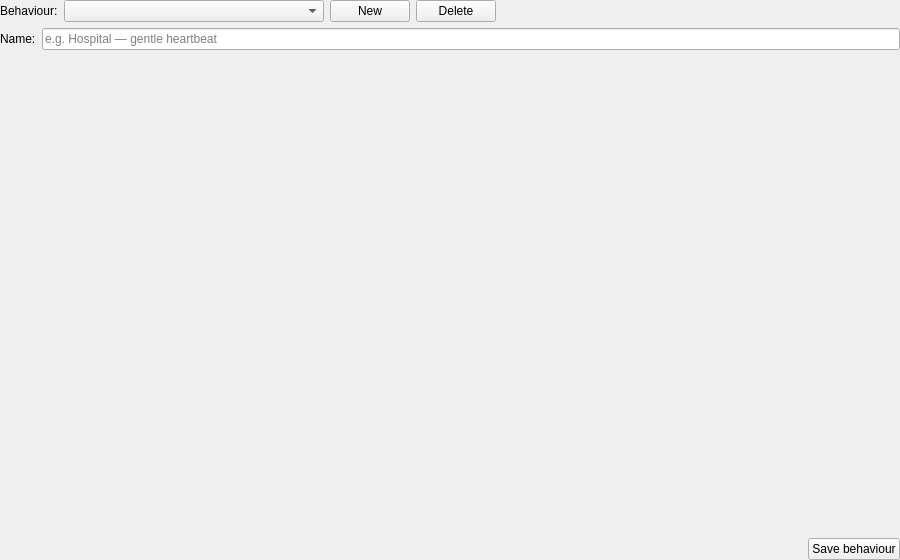
<?xml version="1.0" encoding="UTF-8"?>
<ui version="4.0">
 <class>BehaviorEditorPanel</class>
 <widget class="QWidget" name="BehaviorEditorPanel">
  <property name="geometry">
   <rect><x>0</x><y>0</y><width>900</width><height>560</height></rect>
  </property>
  <layout class="QVBoxLayout" name="verticalLayout">
   <property name="leftMargin"><number>0</number></property>
   <property name="topMargin"><number>0</number></property>
   <property name="rightMargin"><number>0</number></property>
   <property name="bottomMargin"><number>0</number></property>
   <item>
    <layout class="QHBoxLayout" name="top_row">
     <item>
      <widget class="QLabel" name="behaviour_label">
       <property name="text"><string>Behaviour:</string></property>
      </widget>
     </item>
     <item>
      <widget class="QComboBox" name="behaviorCombo">
       <property name="whatsThis"><string>A saved block program from the database. Pick one to load its blocks, or choose "New behaviour…" to start from scratch.</string></property>
       <property name="minimumSize">
        <size><width>260</width><height>0</height></size>
       </property>
      </widget>
     </item>
     <item>
      <widget class="QPushButton" name="newButton">
       <property name="text"><string>New</string></property>
       <property name="whatsThis"><string>Start a fresh, empty block program. Nothing is saved until you press Save.</string></property>
      </widget>
     </item>
     <item>
      <widget class="QPushButton" name="deleteButton">
       <property name="text"><string>Delete</string></property>
       <property name="whatsThis"><string>Delete the selected saved behaviour from the database. Cannot be undone.</string></property>
      </widget>
     </item>
     <item>
      <spacer name="top_spacer">
       <property name="orientation"><enum>Qt::Horizontal</enum></property>
       <property name="sizeHint" stdset="0"><size><width>40</width><height>20</height></size></property>
      </spacer>
     </item>
    </layout>
   </item>
   <item>
    <layout class="QHBoxLayout" name="name_row">
     <item>
      <widget class="QLabel" name="name_label">
       <property name="text"><string>Name:</string></property>
      </widget>
     </item>
     <item>
      <widget class="QLineEdit" name="nameEdit">
       <property name="whatsThis"><string>A human-readable name for this behaviour. It appears in the activity list once saved.</string></property>
       <property name="placeholderText"><string>e.g. Hospital — gentle heartbeat</string></property>
      </widget>
     </item>
    </layout>
   </item>
   <item>
    <widget class="QWidget" name="webContainer" native="true">
     <property name="whatsThis"><string>Drag blocks here to build the activity behaviour. Phases are States; inside each State you stack actions (set the LED, beat, inflate, wait, wait for touch…) and add Transitions that move to another phase after a time, enough touches, or an organ condition.</string></property>
     <property name="sizePolicy">
      <sizepolicy hsizetype="Expanding" vsizetype="Expanding">
       <horstretch>1</horstretch><verstretch>1</verstretch>
      </sizepolicy>
     </property>
     <layout class="QVBoxLayout" name="webLayout">
      <property name="leftMargin"><number>0</number></property>
      <property name="topMargin"><number>0</number></property>
      <property name="rightMargin"><number>0</number></property>
      <property name="bottomMargin"><number>0</number></property>
     </layout>
    </widget>
   </item>
   <item>
    <layout class="QHBoxLayout" name="button_row">
     <item>
      <widget class="QLabel" name="statusLabel">
       <property name="text"><string/></property>
      </widget>
     </item>
     <item>
      <spacer name="button_spacer">
       <property name="orientation"><enum>Qt::Horizontal</enum></property>
       <property name="sizeHint" stdset="0"><size><width>40</width><height>20</height></size></property>
      </spacer>
     </item>
     <item>
      <widget class="QPushButton" name="saveButton">
       <property name="text"><string>Save behaviour</string></property>
       <property name="whatsThis"><string>Compile the blocks into a behaviour spec and store it in the database. The saved behaviour then appears in the session activity list and runs without the editor.</string></property>
      </widget>
     </item>
    </layout>
   </item>
  </layout>
 </widget>
 <resources/>
 <connections/>
</ui>
